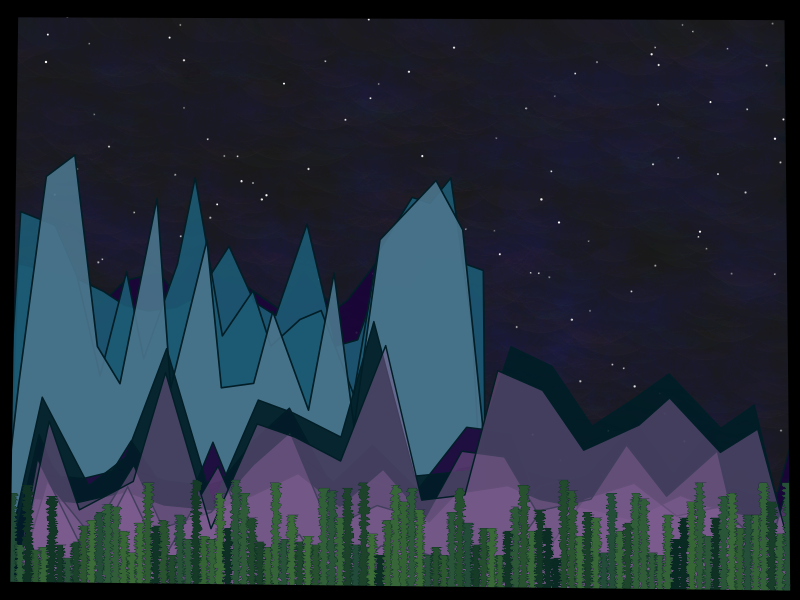

R code for this plot:
## ---- chunk 1
#=============================================================================#
#Library Load-in---------------------------------------------------------------
#=============================================================================#
library(dplyr)
library(purrr)
library(ggplot2)

#=============================================================================#
#Data Set-up-------------------------------------------------------------------
#=============================================================================#

#Sky (Nebula) data#
sky <- tibble(x = seq(0,10, length = 100),
              y = seq(0,10, length = 100)) |>
  expand.grid() 

#Setting a color palette for the sky in the background===
sky_pal <- sample(colorRampPalette(c(rep("#000000",3),rep("#1A0539",5), "#c66c92","#836193","#434a73","#439895","#046c8e",rep("#042047",3)))(nrow(sky)))
sky_size <- sample(15:35, nrow(sky), replace = TRUE)

sky_texture <- sky |>
  mutate(color = sky_pal,
         size = sky_size,
         group = "sky")


#====Stars Data====
stars_grid <- tibble(expand.grid(x = seq(0,10, length.out = 100),
                                 y = seq(0,10, length.out = 100))) 

stars <- slice_sample(stars_grid, n = 200) |>
  mutate(group = "stars")


#====Mountains Data/Functions/Palettes====

# Function that creates one set of mountains====
#THIS IS AN OLD FX I'M NOT MAKING THIS MORE EFFICIENT IDC I'M TIRED 🗣 
mountain_ranger <- function(base,height,rows){
  
  #Creating the first foundation the function will build off of==
  foundation <- tibble(x = c(0, base, seq(base,0, length.out = 20)),
                 y = c(0, 0, height, height+sample(seq(-.2,.8,length.out = 100),18, replace = TRUE), 0))
  
  #Creating an empty list to store the data for the generated mountain ranges==
  mountains <- list()
  
  #Using a for-loop to iterate through the data to create the correct number of rows/ranges we want==
  for(i in seq_along(1:rows)){
    mountains[[i]] <- foundation %>%
      mutate(y = abs(y + c(0, 0, i*(sample(seq(-.8,.8,length.out = 100), nrow(foundation) - 3)), 0)),
             group = i)
  }
  
  #Adding the "group" variable to our original foundation that was created earlier==
  foundation <- foundation %>%
    mutate(group = 0)
  
  #Binding the generated mountain data together==
  mountains <- bind_rows(mountains)
  
  #Binding the generated mountain data and the foundation data together into one data frame==
  range <- rbind(foundation,mountains)
  
  #Returning the data frame to the environment==
  return(range)
}

#Using the custom function to make two sets of ranges===
range <- mountain_ranger(6,5,3)
range2 <- mountain_ranger(10,1.8,3)

#Calculating the total amount of ROWS located within EACH group in each set of ranges==
group_n <- nrow(range)/length(unique(range$group))
group_n2 <- nrow(range2)/length(unique(range2$group))

#Calculating the TOTAL number of GROUPS within each set of ranges==
group_total <- length(unique(range$group))
group_total2 <- length(unique(range2$group))

# Colors for the first range data set==
mountain_pal_range <- sort(rep(sample(c("#011d26","#02303f","#1c5a73","#4a748c","#1A0539","#836193"),group_total, 
                                 replace = TRUE), each = group_n))

# Colors for the second range data set==
mountain_pal_range2 <- sort(rep(sample(c("#011d26","#02303f","#1c5a73","#4a748c","#836193",rep("#1A0539",4)),group_total2, 
                                  replace = TRUE), each = group_n2))


#====Trees Data/Functions/Palettes====
#Creating tree options#
x_trans <- seq(0,9.9, by = .1)
y_trans <- sample(seq(-.8,.5, length = 30), length(x_trans), replace = TRUE)
tree_pal <- sample(colorRampPalette(c("#224b39", "#3D6E38", "#082922"))(length(x_trans)))

tree_opts <- list(x_trans, y_trans, tree_pal)

#Creating tree data#
trees <- pmap_df(tree_opts, ~tibble(x = c(0,.1,
                                          rep(.1,100),
                                          .1,0,
                                          rep(0,100)),
                                    y = c(0,0,
                                          seq(0,1.5 + ..2, length = 100),
                                          1.5 + ..2, 1.5 + ..2,
                                          seq(1.5 + ..2,0, length = 100)),
                                    group = "tree_") |>
                   mutate(x = x + ..1,
                          group = paste0(group,..1),
                          fill = ..3))

#====Frame Data====
# Just our x and y limits#
frame <- tibble(x = c(0,10,10,0,0),
                y = c(0,0,10,10,0),
                group = "frame")

#=============================================================================#
#Final Piece-------------------------------------------------------------------
#=============================================================================#

sky_texture  %>%
  ggplot(aes(x=x,y=y, group = group)) +
  theme_void()+
  theme(panel.background = element_rect(fill = "#000000"))+
  geom_point(color = sky_texture$color,
             size = sky_texture$size,
             alpha = .02) +
  geom_point(data = stars, 
             color = "#ffffff",
             position = position_jitter(width =.05, height = .03), 
             alpha = sample(seq(.2,.9, length.out = 1000),nrow(stars), replace = TRUE),
             size = sample(seq(.02,.2, length.out = 1000),nrow(stars), replace = TRUE))+
  geom_polygon(data = range, 
               fill = mountain_pal_range,
               color = "#011D26", 
               linewidth =.56,
               alpha = .9, 
               position = position_jitter(width = .1)) +
  geom_polygon(data = range2, 
               fill = rev(mountain_pal_range2),
               color = "#011D26", 
               linewidth =.5,
               alpha = .9, 
               position = position_jitter(width = .1)) +
  geom_polygon(data = range2, aes(y = y - .4),
               fill = "#836193",
               color = "#011D26", 
               linewidth =.5,
               alpha = .5, 
               position = position_jitter(width = .1)) +
  geom_polygon(data = trees, 
               color = "#082922", 
               linewidth = .1, 
               fill = trees$fill,
               position = position_jitter(width = .03))+
  geom_path(data = frame, 
            color = "#000000", 
            linewidth = 10, 
            position = position_jitter(width = .1, height = .1))+
  coord_cartesian(xlim = c(0,10), ylim = c(0,10), clip = "on",expand = FALSE) 
